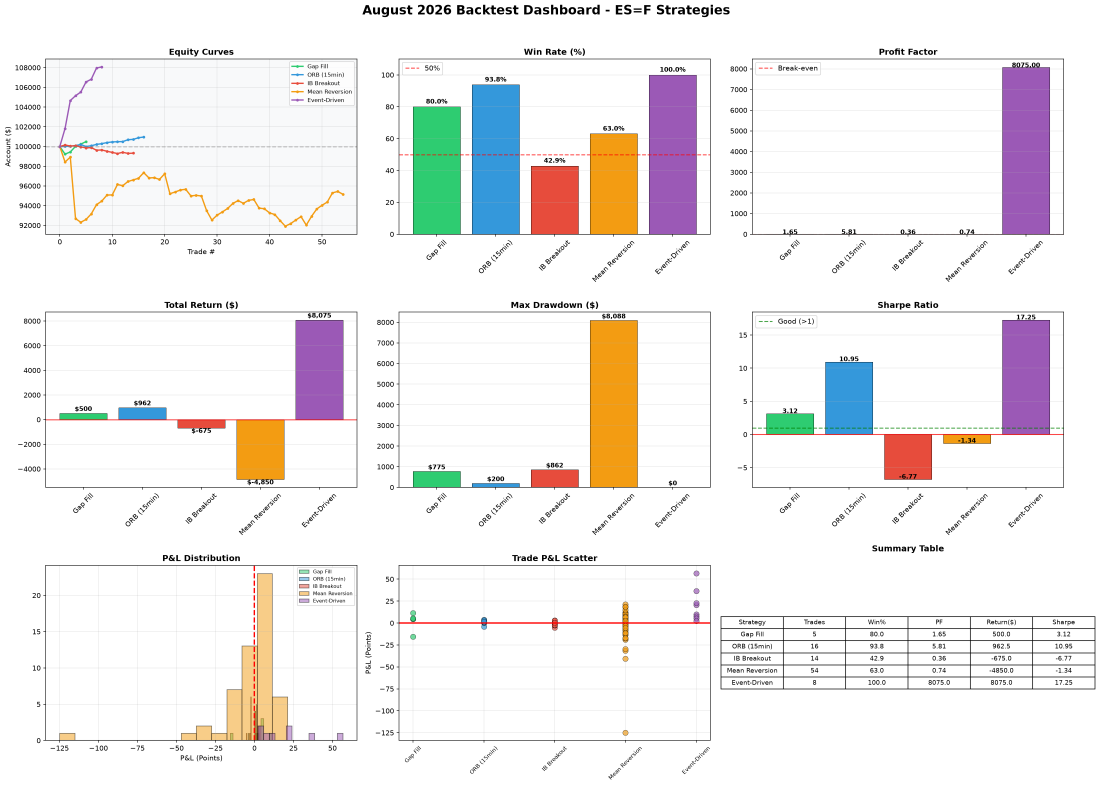
#> input picture backtest_dashboard.png, 3299 x 2358 px (shown at 1/3 size)
$ python -i backtest_august2026.py   (imports and definitions only)
#> lines starting #> are read from the running program, lines starting #| are printed output that depends on the picture
#!/usr/bin/env python3
"""
Comprehensive Backtest: August 2026 Trading Strategies on ES=F
==============================================================
Strategies: Gap Fill, ORB, IB Breakout, Mean Reversion, Event-Driven
"""

import yfinance as yf
import pandas as pd
import numpy as np
import matplotlib
# [1 line not run here, left out]
import matplotlib.pyplot as plt
import matplotlib.dates as mdates
import seaborn as sns
from datetime import datetime, timedelta
import warnings
# [1 line not run here, left out]

# ============================================================
# CONFIGURATION
# ============================================================
SYMBOL = "ES=F"
START_DATE = "2026-08-01"
END_DATE = "2026-08-31"
INITIAL_CAPITAL = 100000
CONTRACT_MULTIPLIER = 50  # ES futures
TICK_SIZE = 0.25
TICK_VALUE = 12.50
RISK_PER_TRADE = 0.01  # 1% of capital per trade

OUTPUT_DIR = r"C:\Users\dgran\AppData\Local\Temp\opencode"

# ============================================================
# DATA ACQUISITION
# ============================================================
# [3 lines not run here, left out]

# Download 1-minute data for August 2026
# [1 line that did not run here, left out]

# [13 lines not run here, left out]

# Flatten MultiIndex columns if present
# [2 lines that did not run here, left out]

# [1 line that did not run here, left out]
# [1 line not run here, left out]

# ============================================================
# UTILITY FUNCTIONS
# ============================================================

# [16 lines left out: functions calculate_rsi, calculate_atr, not called in this run]

def calculate_correlation(series1, series2, window=20):
    """Calculate rolling correlation."""
    return series1.rolling(window=window).corr(series2)

# [22 lines left out: functions get_trading_days, get_market_hours, resample_ohlcv, not called in this run]

# ============================================================
# STRATEGY 1: GAP FILL STRATEGY
# ============================================================
# [3 lines not run here, left out]

def backtest_gap_fill(data):
    """Backtest gap fill strategy."""
    trades = []
    daily_data = data.copy()

    if USE_DAILY:
        # For daily data, calculate gaps between consecutive days
        daily_data['Prev_Close'] = daily_data['Close'].shift(1)
        daily_data['Gap_Size'] = abs(daily_data['Open'] - daily_data['Prev_Close'])
        daily_data['Gap_Direction'] = np.where(
            daily_data['Open'] > daily_data['Prev_Close'], 'up', 'down'
        )

        for i in range(1, len(daily_data)):
            row = daily_data.iloc[i]
            prev_close = daily_data.iloc[i-1]['Close']
            gap_size = abs(row['Open'] - prev_close)

            if gap_size < 2:  # Minimum gap threshold (2 points)
                continue

            # Check if gap was filled during the day
            if row['Gap_Direction'] == 'up':
                # Gap up: price needs to come down to prev_close
                if row['Low'] <= prev_close:
                    entry_price = prev_close
                    target = entry_price - 1.5 * gap_size
                    stop = entry_price + 2.0 * gap_size

                    if row['Close'] <= target:
                        pnl = 1.5 * gap_size
                    elif row['Close'] >= stop:
                        pnl = -2.0 * gap_size
                    else:
                        pnl = (entry_price - row['Close'])

                    trades.append({
                        'date': daily_data.index[i],
                        'direction': 'short',
                        'entry': entry_price,
                        'pnl_points': pnl,
                        'gap_size': gap_size
                    })
            else:
                # Gap down: price needs to come up to prev_close
                if row['High'] >= prev_close:
                    entry_price = prev_close
                    target = entry_price + 1.5 * gap_size
                    stop = entry_price - 2.0 * gap_size

                    if row['Close'] >= target:
                        pnl = 1.5 * gap_size
                    elif row['Close'] <= stop:
                        pnl = -2.0 * gap_size
                    else:
                        pnl = (row['Close'] - entry_price)

                    trades.append({
                        'date': daily_data.index[i],
                        'direction': 'long',
                        'entry': entry_price,
                        'pnl_points': pnl,
                        'gap_size': gap_size
                    })
    else:
        # For intraday data, detect gaps between sessions
        dates = data.index.normalize().unique()
        for i in range(1, len(dates)):
            day_data = data[data.index.normalize() == dates[i]]
            prev_day_data = data[data.index.normalize() == dates[i-1]]

            if day_data.empty or prev_day_data.empty:
                continue

            prev_close = prev_day_data['Close'].iloc[-1]
            current_open = day_data['Open'].iloc[0]
            gap_size = abs(current_open - prev_close)

            if gap_size < 2:
                continue

            if current_open > prev_close:
                # Gap up
                filled = day_data[day_data['Low'] <= prev_close]
                if not filled.empty:
                    entry_price = prev_close
                    target = entry_price - 1.5 * gap_size
                    stop = entry_price + 2.0 * gap_size

                    day_low = day_data['Low'].min()
                    if day_low <= target:
                        pnl = 1.5 * gap_size
                    elif day_data['High'].max() >= stop:
                        pnl = -2.0 * gap_size
                    else:
                        pnl = (entry_price - day_data['Close'].iloc[-1])

                    trades.append({
                        'date': dates[i],
                        'direction': 'short',
                        'entry': entry_price,
                        'pnl_points': pnl,
                        'gap_size': gap_size
                    })
            else:
                # Gap down
                filled = day_data[day_data['High'] >= prev_close]
                if not filled.empty:
                    entry_price = prev_close
                    target = entry_price + 1.5 * gap_size
                    stop = entry_price - 2.0 * gap_size

                    day_high = day_data['High'].max()
                    if day_high >= target:
                        pnl = 1.5 * gap_size
                    elif day_data['Low'].min() <= stop:
                        pnl = -2.0 * gap_size
                    else:
                        pnl = (day_data['Close'].iloc[-1] - entry_price)

                    trades.append({
                        'date': dates[i],
                        'direction': 'long',
                        'entry': entry_price,
                        'pnl_points': pnl,
                        'gap_size': gap_size
                    })

    return pd.DataFrame(trades) if trades else pd.DataFrame()

# [1 line that did not run here, left out]
# [8 lines not run here, left out]

# [130 lines left out: function backtest_orb, not called in this run]

# [1 line that did not run here, left out]
# [8 lines not run here, left out]

# [148 lines left out: function backtest_ib, not called in this run]

# [1 line that did not run here, left out]
# [9 lines not run here, left out]

# [73 lines left out: function backtest_mean_reversion, not called in this run]

# [1 line that did not run here, left out]
# [8 lines not run here, left out]

# [80 lines left out: function backtest_event_driven, not called in this run]

# [1 line that did not run here, left out]
# [8 lines not run here, left out]

# [63 lines left out: function calculate_metrics, not called in this run]

# Calculate metrics for all strategies
# [7 lines that did not run here, left out]

all_metrics = []
# [12 lines not run here, left out]

metrics_df = pd.DataFrame(all_metrics)

# ============================================================
# VISUALIZATION
# ============================================================
# [3 lines not run here, left out]

fig = plt.figure(figsize=(20, 24))

# Color scheme
colors = {
    'Gap Fill': '#2ecc71',
    'ORB Breakout': '#3498db',
    'IB Breakout': '#e74c3c',
    'Mean Reversion': '#f39c12',
    'Event-Driven': '#9b59b6'
}

# 1. Equity Curves
ax1 = plt.subplot(4, 2, 1)
# [13 lines not run here, left out]

# 2. Win Rate Comparison
ax2 = plt.subplot(4, 2, 2)
# [1 line that did not run here, left out]
# [1 line that did not run here, left out]
# [1 line that did not run here, left out]
# [9 lines not run here, left out]

# 3. Profit Factor
ax3 = plt.subplot(4, 2, 3)
# [1 line that did not run here, left out]
# [1 line that did not run here, left out]
# [8 lines not run here, left out]

# 4. Total Return ($)
ax4 = plt.subplot(4, 2, 4)
# [1 line that did not run here, left out]
# [1 line that did not run here, left out]
# [7 lines not run here, left out]

# 5. Drawdown Comparison
ax5 = plt.subplot(4, 2, 5)
# [1 line that did not run here, left out]
# [1 line that did not run here, left out]
# [6 lines not run here, left out]

# 6. Sharpe Ratio
ax6 = plt.subplot(4, 2, 6)
# [1 line that did not run here, left out]
# [1 line that did not run here, left out]
# [9 lines not run here, left out]

# 7. Win/Loss Distribution
ax7 = plt.subplot(4, 2, 7)
# [10 lines not run here, left out]

# 8. Risk-Reward Scatter
ax8 = plt.subplot(4, 2, 8)
# [56 lines not run here, left out]

# Aggregate daily returns across all strategies
daily_returns_all = pd.DataFrame()
# [48 lines not run here, left out]

report = f"""
{'='*70}
BACKTEST RESULTS: AUGUST 2026 - ES=F (E-mini S&P 500 Futures)
{'='*70}
Data Period: {START_DATE} to {END_DATE}
Initial Capital: ${INITIAL_CAPITAL:,.2f}
Contract: ES=F (Multiplier: ${CONTRACT_MULTIPLIER}, Tick: ${TICK_VALUE})

{'='*70}
STRATEGY PERFORMANCE SUMMARY
{'='*70}

"""

# [71 lines not run here, left out]

>>> import cv2
>>> picture = cv2.imread('backtest_dashboard.png', cv2.IMREAD_GRAYSCALE)
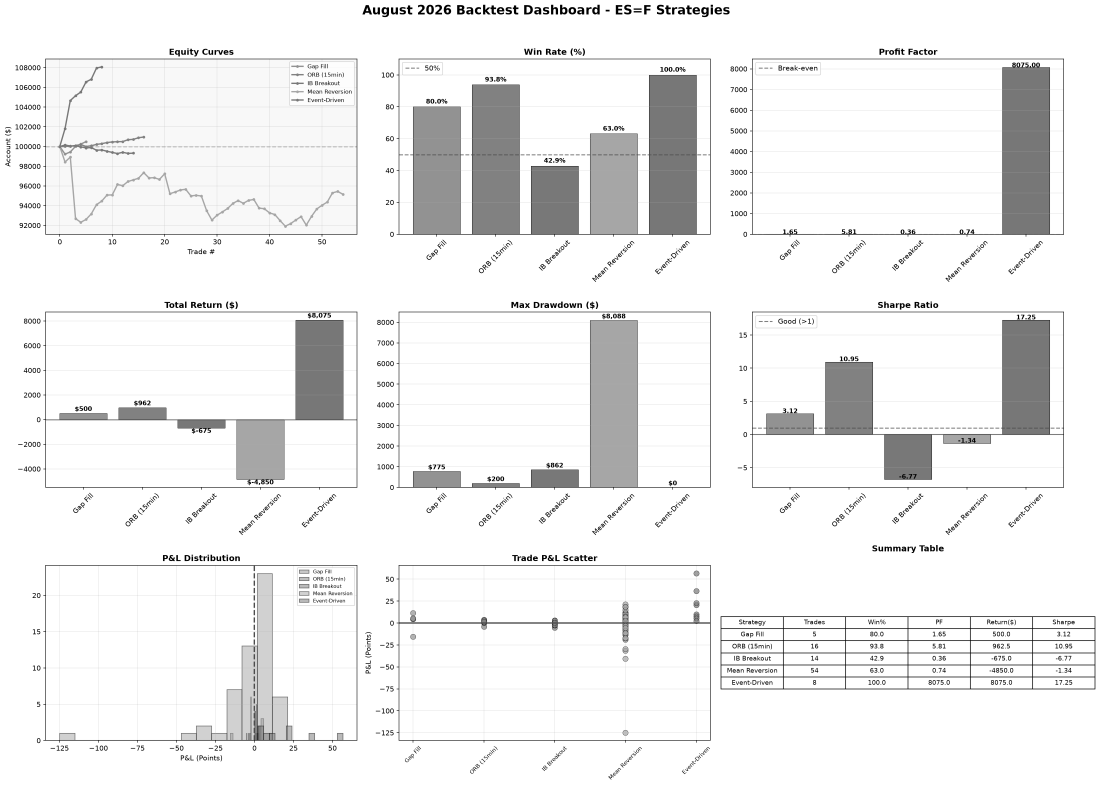
#> picture: shape (2358, 3299) (shown at 1/3 size); min 0, max 255, mean 239.1
#> (the run stopped early here; a loop or call above may not have finished)

$ run again, on strategy_deep_dive.png
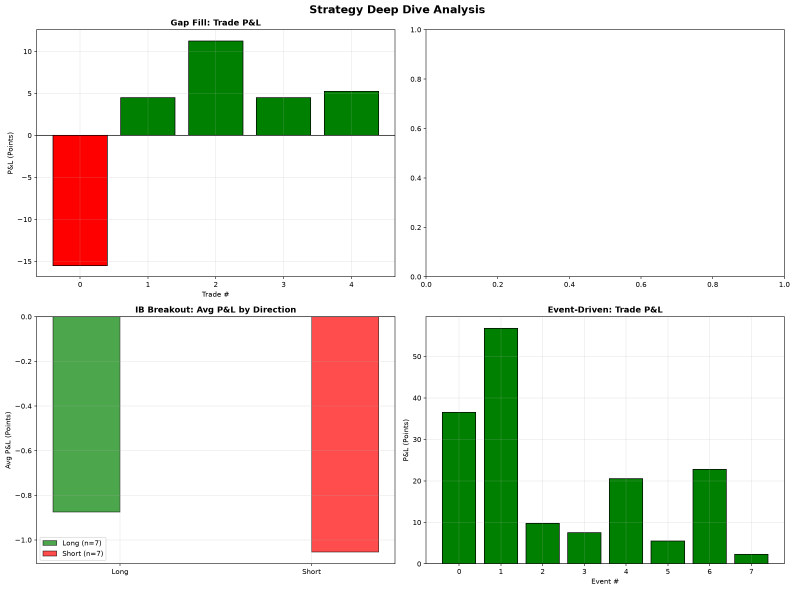
#> input picture strategy_deep_dive.png, 2384 x 1771 px (shown at 1/3 size)
#> `picture = cv2.imread('backtest_dashboard.png', cv2.IMREAD_GRAYSCALE)`:
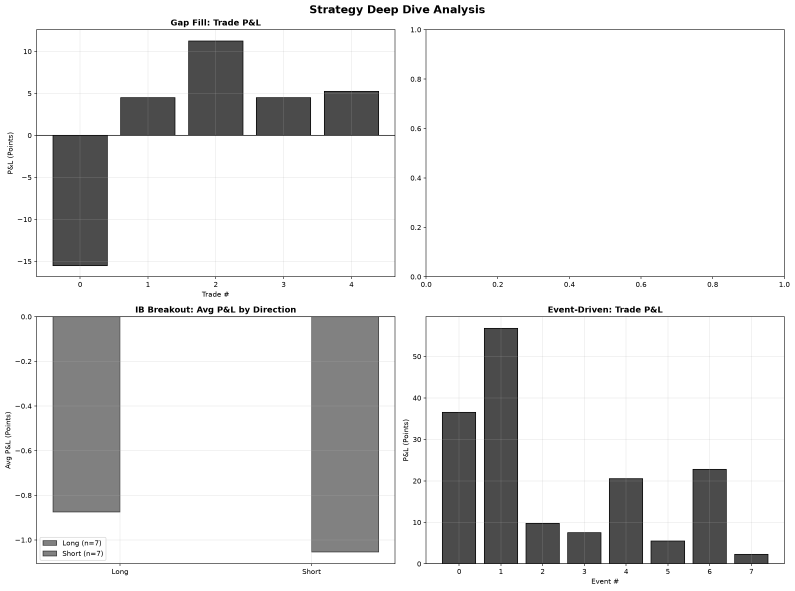
#> picture: shape (1771, 2384) (shown at 1/3 size); min 0, max 255, mean 227.6
